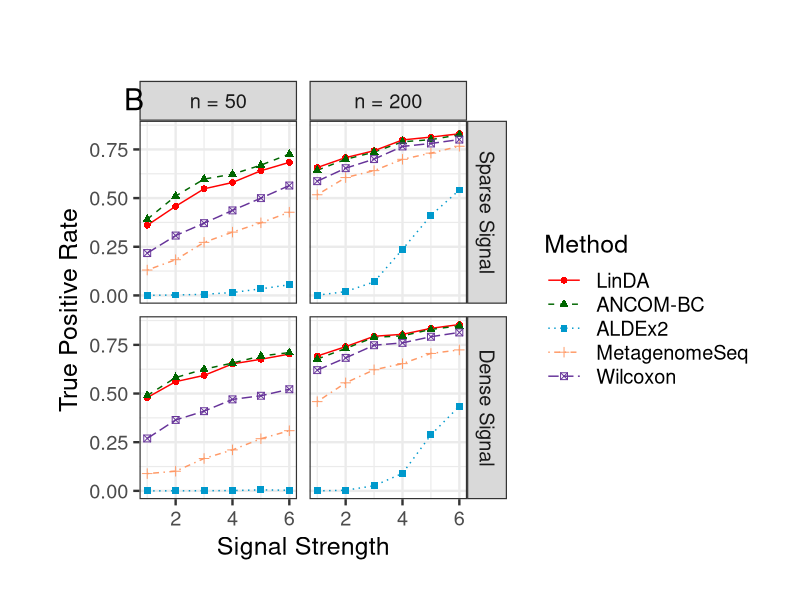
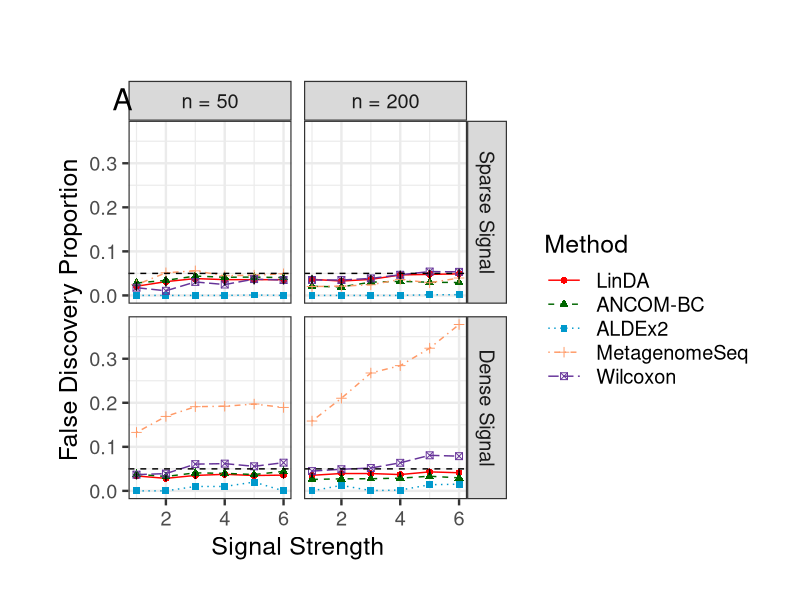
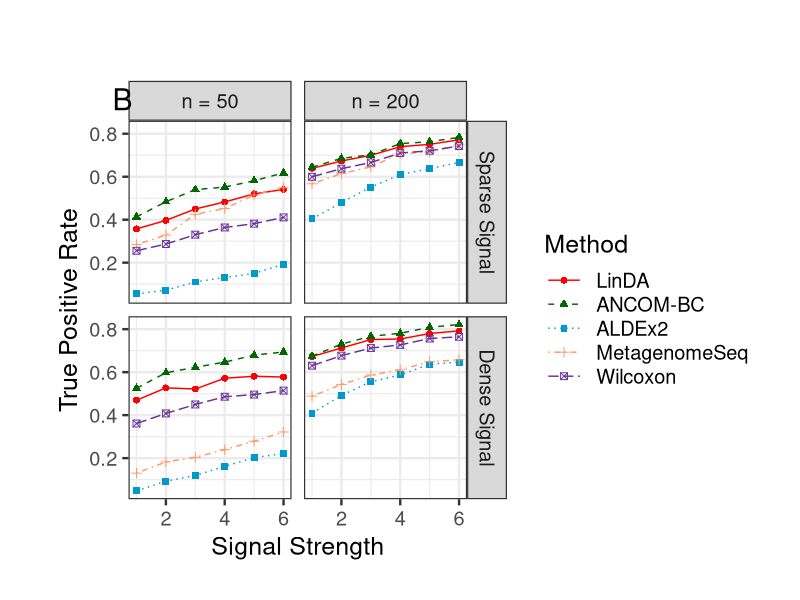
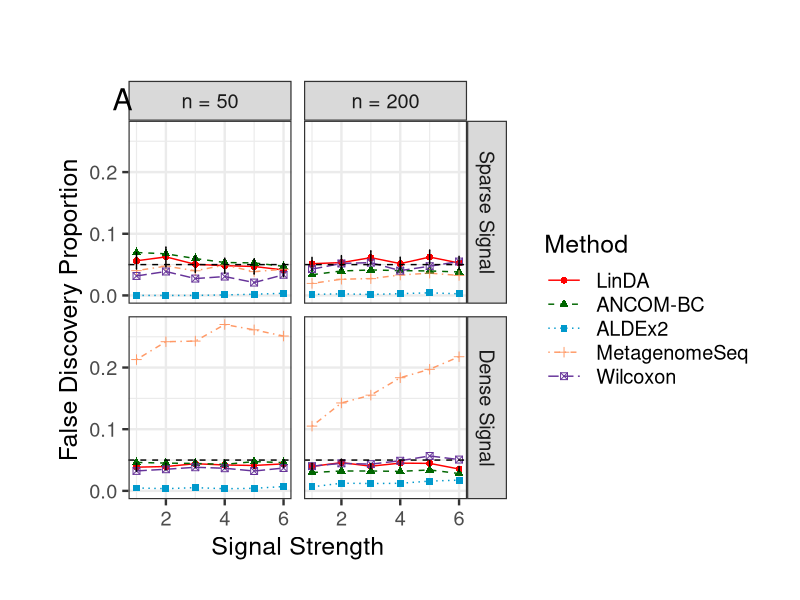
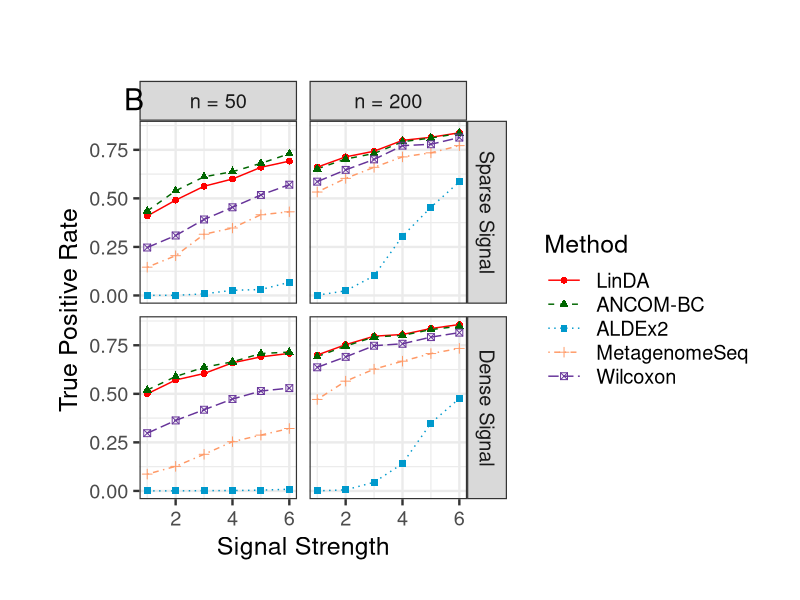
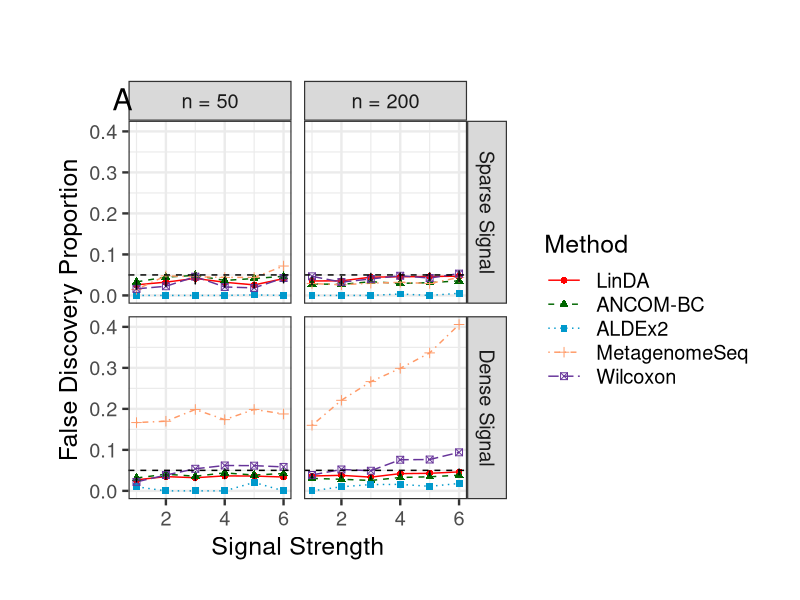
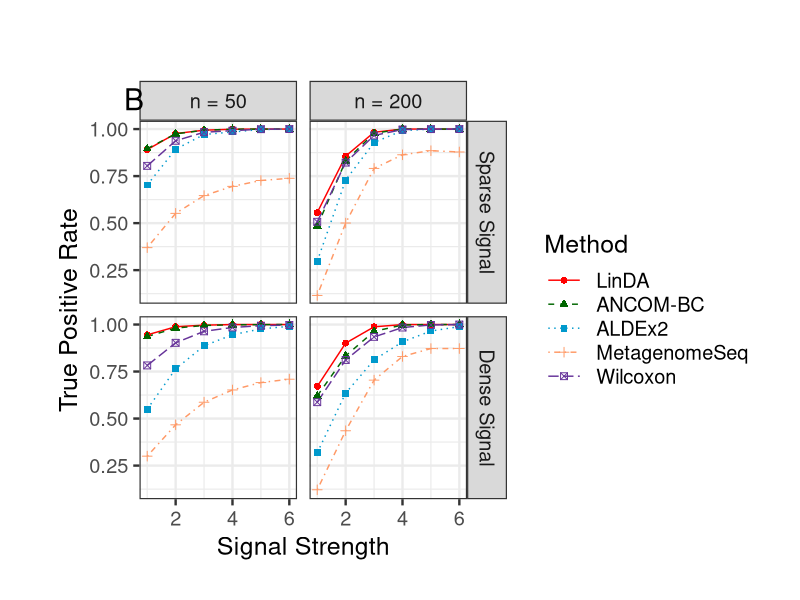
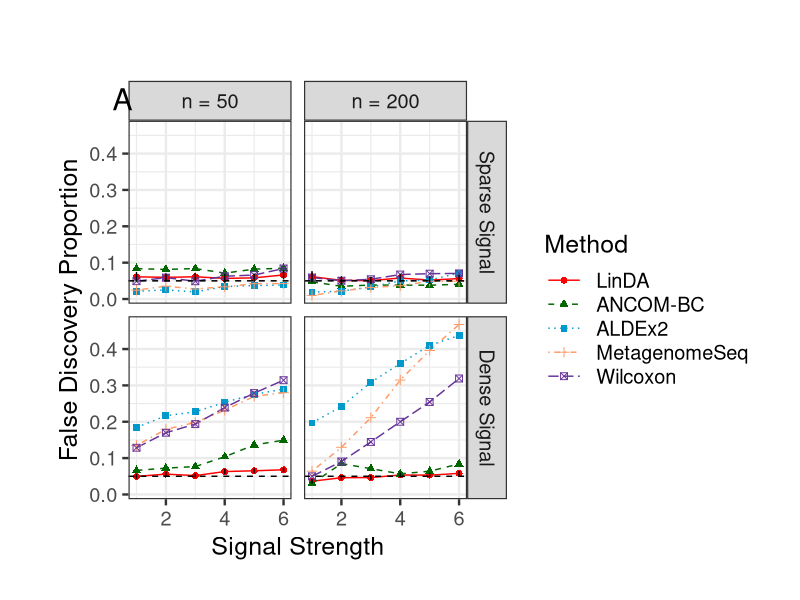

R code for these plots, in order:
fdr.fun <- function(input1, input2, compr.methods, 
                    color.manual, linetype.manual, shape.manual, sample.size.label) {
  value <- as.vector(t(input1))
  sd <- as.vector(t(input2))
  
  sample.size.0 <- c(1, 2)
  sig.density.0 <- c(1, 2)
  sig.strength.0 <- c(1, 2, 3, 4, 5, 6)
  
  s1 <- 2; s2 <- 2; s3 <- 6
  
  sample.size <- rep(sample.size.0, each = s2 * s3)
  sig.density <- rep(rep(sig.density.0, each = s3), s1)
  sig.strength <- rep(sig.strength.0, s1 * s2)
  
  s <- s1 * s2 * s3 
  
  setting.0 <- cbind(sample.size, sig.density, sig.strength)
  
  n.met <- length(compr.methods)
  setting <- setting.0[rep(c(1 : s), each = n.met), ] 
  method.0 <- factor(1 : n.met, labels = compr.methods)
  Method <- rep(method.0, s)
  data <- cbind.data.frame(setting, Method, value, sd)
  
  plot1 <- ggplot(data, aes(x = sig.strength, y = value, group = Method)) + 
    geom_line(aes(color = Method, linetype = Method)) +
    geom_point(aes(color = Method, shape = Method), size = 2) +
    scale_colour_manual(values = color.manual)+
    scale_linetype_manual(values = linetype.manual)+
    scale_shape_manual(values = shape.manual) + 
    geom_errorbar(aes(ymin = value - sd, ymax = value + sd), width = .2,
                  position = position_dodge(0)) +
    facet_grid(factor(sig.density, labels = c("Sparse Signal", "Dense Signal"))
               ~factor(sample.size, labels = sample.size.label)) +
    xlab("Signal Strength") +
    ylab("False Discovery Proportion") +
    geom_hline(aes(yintercept = 0.05), color = "black", linetype = "dashed") +
    theme_bw(base_size = 18) +
    ggtitle('A') +
    theme(plot.title = element_text(hjust = -0.05, vjust = -6), 
          legend.key.width = unit(1, "cm"),
          plot.margin=unit(c(1, 1, 1, 1.5),"cm"))
  return(plot1)
}

power.fun <- function(input1, input2, compr.methods, 
                      color.manual, linetype.manual, shape.manual, sample.size.lable) {
  value <- as.vector(t(input1))
  sd <- as.vector(t(input2))
  
  sample.size.0 <- c(1, 2)
  sig.density.0 <- c(1, 2)
  sig.strength.0 <- c(1, 2, 3, 4, 5, 6)
  
  s1 <- 2; s2 <- 2; s3 <- 6
  
  sample.size <- rep(sample.size.0, each = s2 * s3)
  sig.density <- rep(rep(sig.density.0, each = s3), s1)
  sig.strength <- rep(sig.strength.0, s1 * s2)
  
  s <- s1 * s2 * s3 
  
  setting.0 <- cbind(sample.size, sig.density, sig.strength)
  
  n.met <- length(compr.methods)
  setting <- setting.0[rep(c(1 : s), each = n.met), ] 
  method.0 <- factor(1 : n.met, labels = compr.methods)
  Method <- rep(method.0, s)
  data <- cbind.data.frame(setting, Method, value, sd)
  
  plot1 <- ggplot(data, aes(x = sig.strength, y = value, group = Method)) + 
    geom_line(aes(color = Method, linetype = Method)) +
    geom_point(aes(color = Method, shape = Method), size = 2) +
    scale_colour_manual(values = color.manual)+
    scale_linetype_manual(values = linetype.manual)+
    scale_shape_manual(values = shape.manual) + 
    geom_errorbar(aes(ymin = value - sd, ymax = value + sd), width = .2,
                  position = position_dodge(0)) +
    facet_grid(factor(sig.density, labels = c("Sparse Signal", "Dense Signal"))
               ~factor(sample.size, labels = sample.size.label)) +
    xlab("Signal Strength") +
    ylab("True Positive Rate") +
    theme_bw(base_size = 18) +
    ggtitle('B') +
    theme(plot.title = element_text(hjust = -0.05, vjust = -6), 
          legend.key.width = unit(1, "cm"),
          plot.margin=unit(c(1, 1, 1, 1.5),"cm"))
  return(plot1)
}


#########################################################
library(ggplot2)

fun <- function(setup) {
  fdr <- output[, 1 : 10][, ind]
  power <- output[, 11 : 20][, ind]
  fdr.sd <- output[, 21 : 30][, ind]
  power.sd <- output[, 31 : 40][, ind]
  
  fdr.sd.1 <- fdr.sd * 1.96 
  fdr.sd.1[, 2 : ncol(fdr)] <- NA
  power.sd.1 <- power.sd * 1.96 
  power.sd.1[, 1 : ncol(fdr)] <- NA
  
  # power.fun(power, power.sd.1, compr.methods, 
  #           color.manual, linetype.manual, shape.manual, sample.size.label)
  # fdr.fun(fdr, fdr.sd.1, compr.methods, 
  #         color.manual, linetype.manual, shape.manual, sample.size.label)
  
  pdf(file = paste0(setup, "_power.pdf"), width = 11, height = 8)
  print(power.fun(power, power.sd.1, compr.methods, 
                  color.manual, linetype.manual, shape.manual, sample.size.label))
  dev.off()
  pdf(file = paste0(setup, "_fdr.pdf"), width = 11, height = 8)
  print(fdr.fun(fdr, fdr.sd.1, compr.methods, 
                color.manual, linetype.manual, shape.manual, sample.size.label))
  dev.off()
}

compr.methods <- c('LinDA', 'ANCOM-BC', 'ALDEx2', 'MetagenomeSeq', 'Wilcoxon')
color.manual <- c("red","#006600","#0099CC","#FF9966", "#663399")
linetype.manual <- c("solid", "dashed", "dotted", "dotdash", "longdash")
shape.manual <- c(16, 17, 15, 3, 7)
ind <- c(1, 2, 4, 7, 9)
sample.size.label <- c("n = 50", "n = 200")

output <- read.table("output_S0C0.txt")
fun('S0C0')
output <- read.table("output_S1C0.txt")
fun('S1C0')
output <- read.table("output_S2C0.txt")
fun('S2C0')
output <- read.table("output_S3C0.txt")
fun('S3C0')
output <- read.table("output_S4C0.txt")
fun('S4C0')
output <- read.table("output_S6C0.txt")
fun('S6C0')
output <- read.table("output_S0C0Strong.txt")
fun('S0C0Strong')

sample.size.label <- c("n = 20", "n = 30")
output <- read.table("output_S5C0.txt")
fun('S5C0')

compr.methods <- c('LinDA', 'ANCOM-BC', 'ALDEx2', 'Spearman')
color.manual <- c("red","#006600","#0099CC", "#663399")
linetype.manual <- c("solid", "dashed", "dotted", "longdash")
shape.manual <- c(16, 17, 15, 7)
ind <- c(1, 2, 4, 9)
sample.size.label <- c("n = 50", "n = 200")
output <- read.table("output_S0C1.txt")
fun('S0C1')

compr.methods <- c('LinDA', 'ANCOM-BC', 'ALDEx2', 'Wilcoxon')
output <- read.table("output_S0C2.txt")
fun('S0C2')


